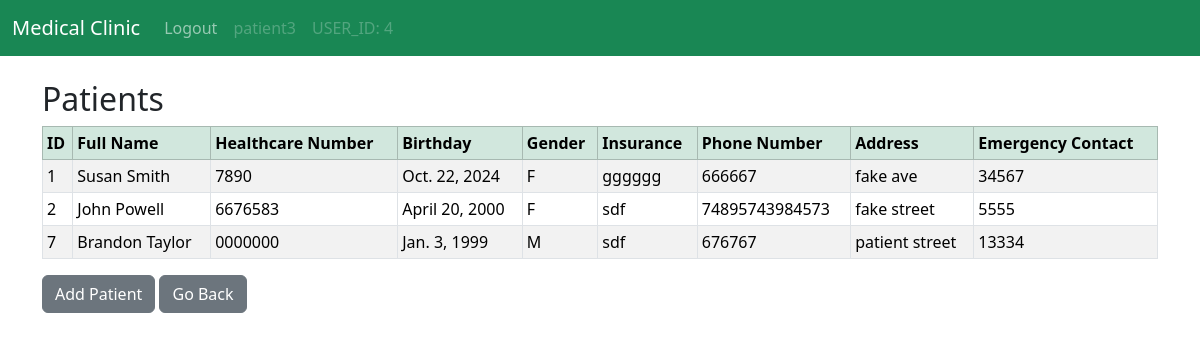
Page /patient-list/ (signed in) on the committed database.
### clinic/models.py (models this page shows, shortened)
class UserProfile(models.Model):
    healthcare_number = models.CharField(max_length=20, unique=True)
    birthday = models.DateField(null=True, blank=True)
    gender = models.CharField(max_length=10, choices=[('M', 'Male'), ('F', 'Female'), ('O', 'Other')])
    insurance = models.CharField(max_length=50)
    phone_number = models.CharField(max_length=15, blank=True)
    address = models.TextField(blank=True)
    class Meta:
        abstract = True

class Patient(UserProfile):
    user = models.OneToOneField(User, on_delete=models.CASCADE)
    emergency_contact = models.CharField(max_length=100, blank=True)

### clinic/views.py (the view)
# urls.py: path("patient-list/", views.patient_list, name='patient-list'),
def patient_list(request):
    patients = Patient.objects.all()
    return render(request, 'patient-list.html', {'patients':patients})

### clinic/templates/patient-list.html
{% extends "base.html" %}
{% block content %}
    {% if user.is_authenticated %}
        <h2>Patients</h2>
        <table class="table table-striped table-hover table-bordered table-sm">
            <thead class="table-success">
                <tr>
                    <th scope="col">ID</th>
                    <th scope="col">Full Name</th>
                    <th scope="col">Healthcare Number</th>
                    <th scope="col">Birthday</th>
                    <th scope="col">Gender</th>
                    <th scope="col">Insurance</th>
                    <th scope="col">Phone Number</th>
                    <th scope="col">Address</th>
                    <th scope="col">Emergency Contact</th>
                </tr>
            </thead>
            <tbody>
                {% if patients %}
                    {% for patient in patients %}
                        <tr>
                            <td>{{ patient.id }}</td>
                            <td>{{ patient.user.first_name }} {{ patient.user.last_name }}</td>
                            <td>{{ patient.healthcare_number }}</td>
                            <td>{{ patient.birthday }}</td>
                            <td>{{ patient.gender }}</td>
                            <td>{{ patient.insurance }}</td>
                            <td>{{ patient.phone_number }}</td>
                            <td>{{ patient.address }}</td>
                            <td>{{ patient.emergency_contact }}</td>
                        </tr>
                    {% endfor %}
                {% endif %}
            </tbody>
        </table>
        <a href="{% url "add_patient" %}" class="btn btn-secondary">Add Patient</a>
        <a href="{% url "doctor-dashboard" %}" class="btn btn-secondary">Go Back</a>
    {% else %}
        <div class="col-md-6 offset-md-3">
            <h1>You Are Not Logged In</h1>
            <br/>
            <a href="{% url "doctor-dashboard" %}" class="btn btn-secondary">Go to Doctor Login</a>
        </div>
    {% endif %}
{% endblock content %}

### clinic/templates/navbar.html (shortened to what this page needs)
<nav class="navbar navbar-expand-lg navbar-dark bg-success">
    <div class="container-fluid">
      <a class="navbar-brand" href="{% url 'home' %}">Medical Clinic</a>
      <div class="collapse navbar-collapse" id="navbarSupportedContent">
        <ul class="navbar-nav me-auto mb-2 mb-lg-0">
            {% if user.is_authenticated %}
                <li class="nav-item">
                  <a class="nav-link" href="{% url 'logout' %}">Logout</a>
                </li>
                <li class="nav-item">
                  <a class="nav-link disabled" aria-disabled="true">{{ user }}</a>
                </li>
                <li class="nav-item">
                  <a class="nav-link disabled" aria-disabled="true">USER_ID: {{ user.id }}</a>
                </li>
            {% endif %}
        </ul>
      </div>
    </div>
  </nav>

### rows in the picture
Patient: id "1", user.first_name "Susan", user.last_name "Smith", healthcare_number "7890", birthday "Oct. 22, 2024", gender "F", insurance "gggggg", phone_number "666667", address "fake ave", emergency_contact "34567"
Patient: id "2", user.first_name "John", user.last_name "Powell", healthcare_number "6676583", birthday "April 20, 2000", gender "F", insurance "sdf", phone_number "74895743984573", address "fake street", emergency_contact "5555"
Patient: id "7", user.first_name "Brandon", user.last_name "Taylor", healthcare_number "0000000", birthday "Jan. 3, 1999", gender "M", insurance "sdf", phone_number "676767", address "patient street", emergency_contact "13334"

### other values in the picture
{{ user }} "patient3"
{{ user.id }} "4"
